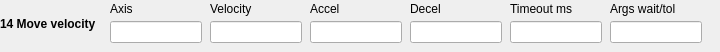
  <widget class="caFrame" name="editActionFrame14">
   <property name="geometry"><rect><x>180</x><y>578</y><width>720</width><height>52</height></rect></property>
   <property name="visibility"><enum>caFrame::Calc</enum></property>
   <property name="visibilityCalc"><string notr="true">A==14</string></property>
   <property name="channel" stdset="0"><string notr="true">$(SEQ_PFX)Edit-Action</string></property>
   <widget class="caLabel" name="editActionName14">
    <property name="geometry"><rect><x>0</x><y>2</y><width>105</width><height>43</height></rect></property>
    <property name="font"><font><bold>true</bold></font></property>
    <property name="wordWrap"><bool>true</bool></property>
    <property name="text"><string>14 Move velocity</string></property>
   </widget>
   <widget class="caLabel" name="editAxisLabelA14_0"><property name="geometry"><rect><x>110</x><y>0</y><width>92</width><height>18</height></rect></property><property name="text"><string>Axis</string></property></widget>
   <widget class="caTextEntry" name="editAxisA14_0"><property name="geometry"><rect><x>110</x><y>21</y><width>92</width><height>22</height></rect></property><property name="channel" stdset="0"><string notr="true">$(SEQ_PFX)Edit-Axis</string></property></widget>
   <widget class="caLabel" name="editVelocityLabelA14_1"><property name="geometry"><rect><x>210</x><y>0</y><width>92</width><height>18</height></rect></property><property name="text"><string>Velocity</string></property></widget>
   <widget class="caTextEntry" name="editVelocityA14_1"><property name="geometry"><rect><x>210</x><y>21</y><width>92</width><height>22</height></rect></property><property name="channel" stdset="0"><string notr="true">$(SEQ_PFX)Edit-Velocity</string></property></widget>
   <widget class="caLabel" name="editAccelerationLabelA14_2"><property name="geometry"><rect><x>310</x><y>0</y><width>92</width><height>18</height></rect></property><property name="text"><string>Accel</string></property></widget>
   <widget class="caTextEntry" name="editAccelerationA14_2"><property name="geometry"><rect><x>310</x><y>21</y><width>92</width><height>22</height></rect></property><property name="channel" stdset="0"><string notr="true">$(SEQ_PFX)Edit-Acceleration</string></property></widget>
   <widget class="caLabel" name="editDecelerationLabelA14_3"><property name="geometry"><rect><x>410</x><y>0</y><width>92</width><height>18</height></rect></property><property name="text"><string>Decel</string></property></widget>
   <widget class="caTextEntry" name="editDecelerationA14_3"><property name="geometry"><rect><x>410</x><y>21</y><width>92</width><height>22</height></rect></property><property name="channel" stdset="0"><string notr="true">$(SEQ_PFX)Edit-Deceleration</string></property></widget>
   <widget class="caLabel" name="editTimeoutMsLabelA14_4"><property name="geometry"><rect><x>510</x><y>0</y><width>92</width><height>18</height></rect></property><property name="text"><string>Timeout ms</string></property></widget>
   <widget class="caTextEntry" name="editTimeoutMsA14_4"><property name="geometry"><rect><x>510</x><y>21</y><width>92</width><height>22</height></rect></property><property name="channel" stdset="0"><string notr="true">$(SEQ_PFX)Edit-TimeoutMs</string></property></widget>
   <widget class="caLabel" name="editArgsLabelA14_5"><property name="geometry"><rect><x>610</x><y>0</y><width>92</width><height>18</height></rect></property><property name="text"><string>Args wait/tol</string></property></widget>
   <widget class="caTextEntry" name="editArgsA14_5"><property name="geometry"><rect><x>610</x><y>21</y><width>92</width><height>22</height></rect></property><property name="channel" stdset="0"><string notr="true">$(SEQ_PFX)Edit-Args</string></property><property name="formatType"><enum>caLineEdit::string</enum></property></widget>
  </widget>
